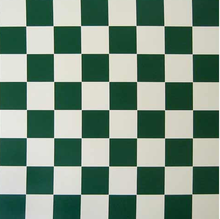
%> input picture MidTerm.png, 220 x 219 px, shrunk from 478 x 475 before the run
$ octave --eval "segmentation;"   (GNU Octave 9; MATLAB toolbox functions it lacks are replaced by stand-ins)
%> lines starting %> are read from the running program, lines starting %| are printed output that depends on the picture
function segmentation()
    im = im2double(rgb2gray(imread('MidTerm.png')));
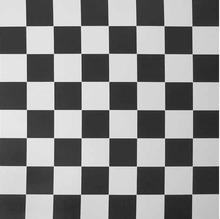
%> im: size 219x220 double; min 0.0863, max 0.984, mean 0.535
    [r, c] = size(im);
%> r = 219; c = 220
    [Gx,Gy] = imgradientxy(im);
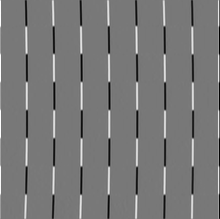
%> Gx: size 219x220 double; min -3.24, max 3.6, mean 0.00659; drawn with min black and max white
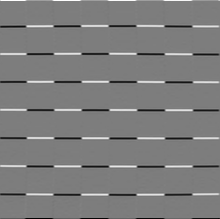
%> Gy: size 219x220 double; min -3.4, max 3.53, mean -0.000679; drawn with min black and max white
    I1 = Gx.^2;
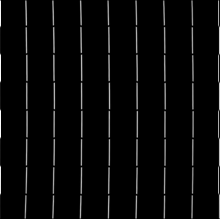
%> I1: size 219x220 double; min 0, max 12.96, mean 0.43; drawn with min black and max white
    I2 = Gy.^2;
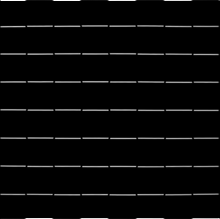
%> I2: size 219x220 double; min 0, max 12.46, mean 0.399; drawn with min black and max white
    I3 = Gx.*Gy;
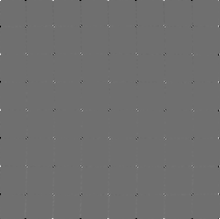
%> I3: size 219x220 double; min -5.44, max 6.97, mean -0.000752; drawn with min black and max white
    VIm = zeros(r, c);
    for i=1:r
        for j=1:c
            x = I1(i, j);
            y = I2(i, j);
            z = I3(i, j);
            M = [x z; z y];
            V = det(M) - 0.04*trace(M)^2;
            VIm(i, j) = V;
        end
    end
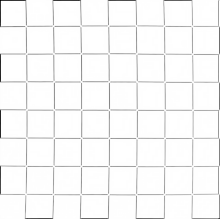
%> VIm: size 219x220 double; min -7.76, max 0, mean -0.224; drawn with min black and max white
    %imshow(VIm, []);
    [m, n] = size(VIm);
%> m = 219; n = 220
    num = 5;
    setim = zeros(m, n);
    rstep = round(m/num);
%> rstep = 44
    cstep = round(n/num);
%> cstep = 44
    endr = 0;
    for i= 1:num
        startr = endr+1;
        if i < num
            endr = endr + rstep;
        else
            endr = m;
        end
        endc = 0;
        for j=1:num
            startc = endc +1;
            if i < num
                endc = endc +cstep;
            else
                endc = n;
            end
            ims = VIm(startr:endr, startc : endc);
            maxi = max(ims(:));
            for k = startr:endr
                for l=startc:endc
                    if VIm(k, l)==maxi
                        if VIm(k, l) > 0.25
                            setim(k, l) = 1;
                        else
                            setim(k, l) = 0;
                        end
                    else
                        setim(k, l) = 0;
                    end
                end
            end
        end
    end
%> setim: size 219x220 double; every value is 0
    imshow(setim, []);
end
